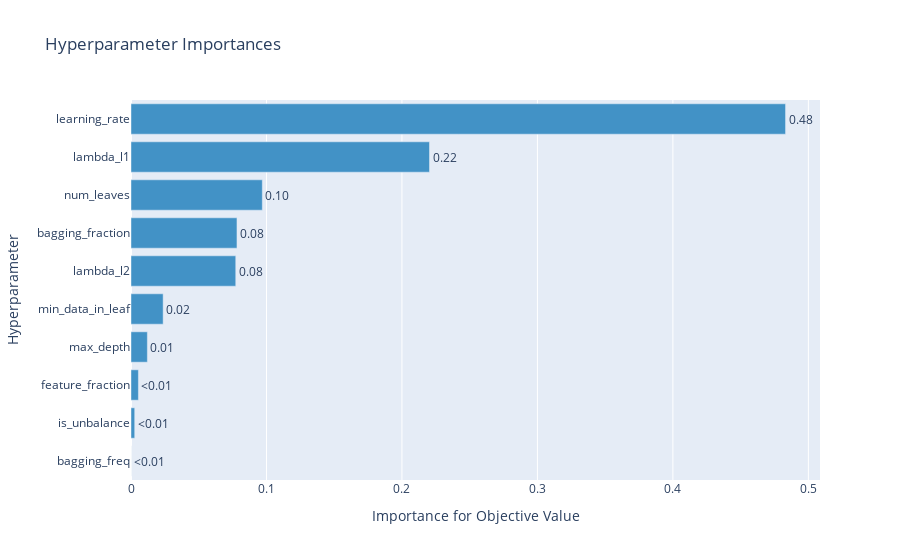

This figure's notebook cell:
### Code cell
optuna.visualization.plot_param_importances(study)

### Figure 1 — Plotly figure (JSON) as saved in the notebook; plotly's stock layout.template omitted (floating-point values rounded to 4 significant figures)
{"data": [{"cliponaxis": false, "hovertemplate": ["bagging_freq (CategoricalDistribution): 0.0<extra></extra>", "is_unbalance (CategoricalDistribution): 0.0027363072256215357<extra></extra>", "feature_fraction (FloatDistribution): 0.005460933844732484<extra></extra>", "max_depth (IntDistribution): 0.012086611296456636<extra></extra>", "min_data_in_leaf (IntDistribution): 0.023734038541622086<extra></extra>", "lambda_l2 (FloatDistribution): 0.07732249542877945<extra></extra>", "bagging_fraction (FloatDistribution): 0.07822280210937878<extra></extra>", "num_leaves (IntDistribution): 0.09693594859732578<extra></extra>", "lambda_l1 (FloatDistribution): 0.22034169068339052<extra></extra>", "learning_rate (FloatDistribution): 0.4831591722726928<extra></extra>"], "marker": {"color": "rgb(66,146,198)"}, "orientation": "h", "text": ["<0.01", "<0.01", "<0.01", "0.01", "0.02", "0.08", "0.08", "0.10", "0.22", "0.48"], "textposition": "outside", "type": "bar", "x": [0, 0.002736, 0.005461, 0.01209, 0.02373, 0.07732, 0.07822, 0.09694, 0.2203, 0.4832], "y": ["bagging_freq", "is_unbalance", "feature_fraction", "max_depth", "min_data_in_leaf", "lambda_l2", "bagging_fraction", "num_leaves", "lambda_l1", "learning_rate"]}], "layout": {"showlegend": false, "title": {"text": "Hyperparameter Importances"}, "xaxis": {"title": {"text": "Importance for Objective Value"}}, "yaxis": {"title": {"text": "Hyperparameter"}}}}
